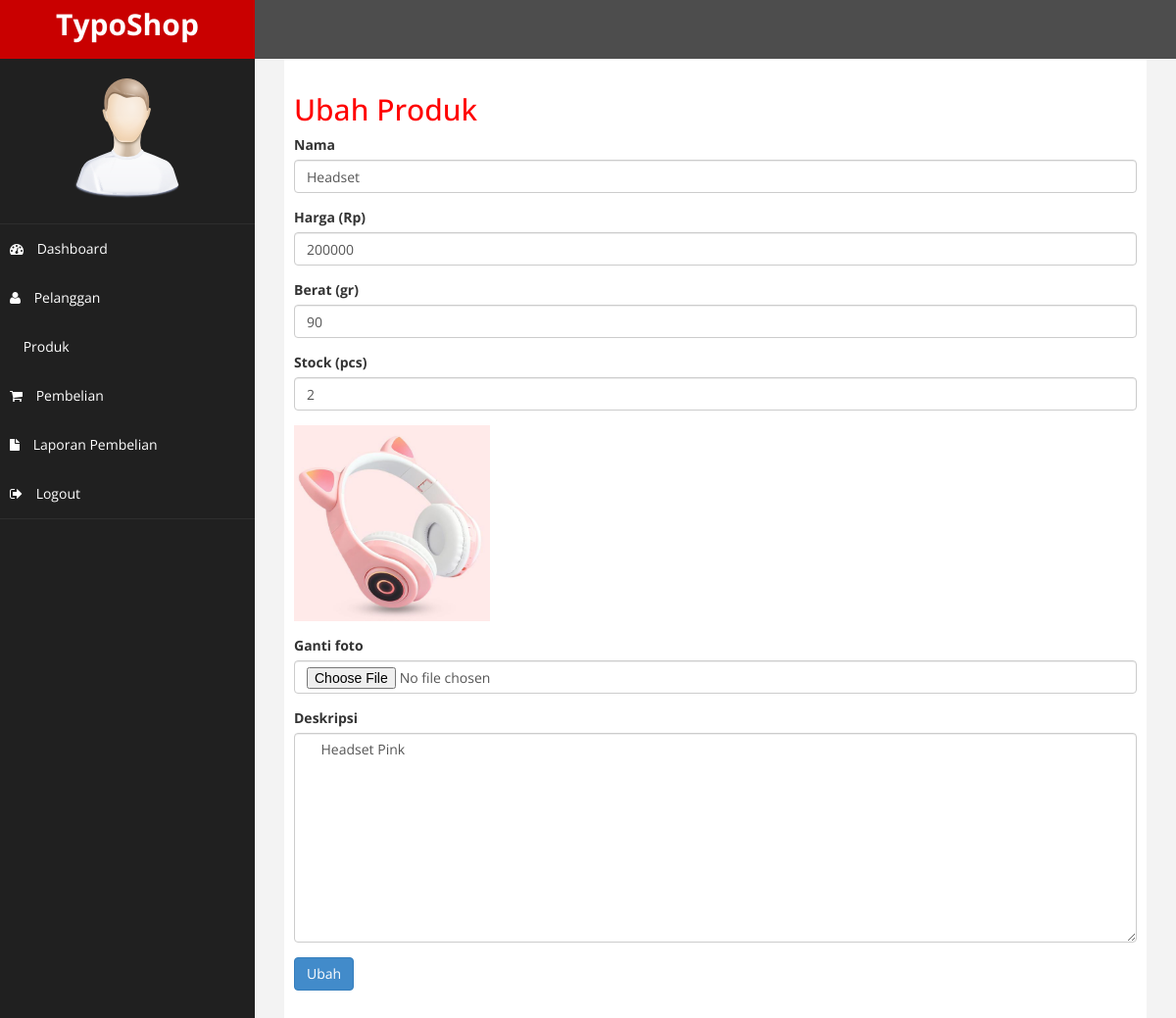
The page /admin/index.php?halaman=ubah-produk&id=11 (signed in) on the database its author committed.
### tables this page shows
CREATE TABLE `produk` (
  `id_produk` int(11) NOT NULL,
  `nama_produk` varchar(100) NOT NULL,
  `harga_produk` int(11) NOT NULL,
  `berat_produk` int(11) NOT NULL,
  `foto_produk` varchar(100) NOT NULL,
  `deskripsi_produk` text NOT NULL,
  `stock_produk` int(11) NOT NULL
);

### admin/crud/ubah-produk.php (the view, shortened to what this page needs)
<h2>Ubah Produk</h2>
<?php
$ambil = $koneksi->query("SELECT * FROM produk WHERE id_produk = '$_GET[id]'");
$pecah = $ambil->fetch_assoc();
?>
<form action="" method="POST" enctype="multipart/form-data">
    <div class="form-group">
        <label for="nama">Nama</label>
        <input type="text" name="nama" id="nama" class="form-control" value="<?php echo $pecah['nama_produk']; ?>">
    </div>
    <div class="form-group">
        <label for="harga">Harga (Rp)</label>
        <input type="number" name="harga" id="harga" class="form-control" value="<?php echo $pecah['harga_produk']; ?>">
    </div>
    <div class="form-group">
        <label for="berat">Berat (gr)</label>
        <input type="number" name="berat" id="berat" class="form-control" value="<?php echo $pecah['berat_produk']; ?>">
    </div>
    <div class="form-group">
        <label for="stock">Stock (pcs)</label>
        <input type="number" name="stock" id="stock" class="form-control" value="<?php echo $pecah['stock_produk']; ?>">
    </div>
    <div class="form-group">
        <img src="../foto_produk/<?php echo $pecah['foto_produk']; ?>" width="200">
    </div>
    <div class="form-group">
        <label for="foto">Ganti foto</label>
        <input type="file" name="foto" class="form-control">
    </div>
    <div class="form-group">
        <label for="deskripsi">Deskripsi</label>
        <textarea rows="10" name="deskripsi" id="deskripsi" class="form-control">
    <?php echo $pecah['deskripsi_produk']; ?>
    </textarea>
    </div>
    <button class="btn btn-primary" name="ubah">Ubah</button>
</form>

### admin/assets/css/custom.css (style rules this page uses)
body { font-family: 'Open Sans', sans-serif; }
h2 { color: #f00; }

### rows shown on the page
produk: nama "Headset", harga "200000", berat "90", stock "2", foto_produk (picture), deskripsi "Headset Pink"
